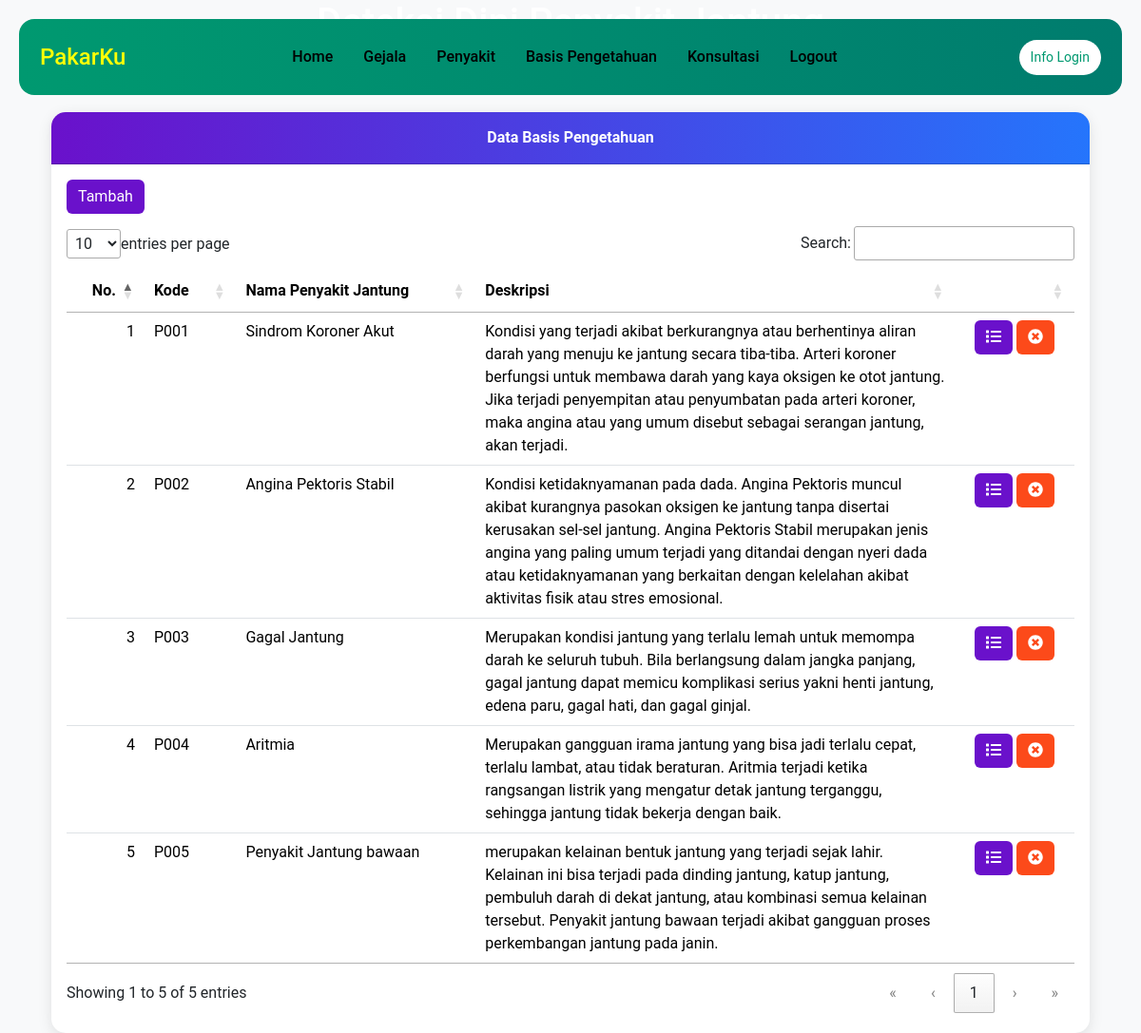
The app's page /index.php?page=aturan (signed in) with its own data.
### tables this page shows
CREATE TABLE `basis_aturan` (
  `idaturan` int(255) NOT NULL,
  `idpenyakit` int(255) NOT NULL
);

CREATE TABLE `penyakit` (
  `idpenyakit` int(255) NOT NULL,
  `kodepenyakit` varchar(30) NOT NULL,
  `nmpenyakit` varchar(50) NOT NULL,
  `keterangan` varchar(355) NOT NULL,
  `solusi` text NOT NULL
);

### tampil_aturan.php (the view, shortened to what this page needs)
<div class="container mt-3">
  <div class="card card-custom">
    <div class="card-header card-header-custom"><strong>Data Basis Pengetahuan</strong></div>
    <div class="card-body">
      <a class="btn btn-success mb-2" href="?page=aturan&action=tambah">Tambah</a>
      <table class="table table-hover" id="myTable">
        <thead>
          <tr>
            <th width="10px">No.</th>
            <th width="20px">Kode</th>
            <th width="200px">Nama Penyakit Jantung</th>
            <th width="400px">Deskripsi</th>
            <th width="100px"></th>
          </tr>
        </thead>
        <tbody>
          <?php
          $no = 1;
          $sql = "SELECT basis_aturan.idaturan,basis_aturan.idpenyakit,
                    penyakit.kodepenyakit,penyakit.nmpenyakit,penyakit.keterangan FROM basis_aturan INNER JOIN penyakit
                    ON basis_aturan.idpenyakit=penyakit.idpenyakit ORDER BY kodepenyakit ASC";
          $result = $conn->query($sql);
          while ($row = $result->fetch_assoc()) {
          ?>
            <tr>
              <td><?php echo $no++; ?></td>
              <td><?php echo $row['kodepenyakit']; ?></td>
              <td><?php echo $row['nmpenyakit']; ?></td>
              <td><?php echo $row['keterangan']; ?></td>
              <td align="center">
                <a class="btn btn-primary" href="?page=aturan&action=detail&id=<?php echo $row['idaturan']; ?>">
                  <i class="fas fa-list"></i>
                </a>
                <a onclick="return confirm('Yakin menghapus data ini ?')" class="btn btn-danger" href="?page=aturan&action=hapus&id=<?php echo $row['idaturan']; ?>">
                  <i class="fas fa-times-circle"></i>
                </a>
              </td>
            </tr>
          <?php
          }
          ?>
        </tbody>
      </table>
    </div>
  </div>
</div>

### assets/css/all.css (style rules this page uses)
.fa-list:before { content:"\f03a" }
.fa-times-circle:before { content:"\f057" }

### assets/css/style.css (style rules this page uses)
body { font-family: 'Roboto', sans-serif; background-color: #f8f9fa; }
.card-custom { border: none; border-radius: 15px; overflow: hidden; box-shadow: 0 4px 15px rgba(0, 0, 0, 0.1); transition: transform 0.3s; }
.card-header-custom { background-image: linear-gradient(to right, #6a11cb, #2575fc); color: white; padding: 15px; text-align: center; }
.btn-success { background-color: #6a11cb; border: none; }
.btn-primary { background-color: #6a11cb; border: none; }
.btn-danger { background-color: #fc4a1a; border: none; }

### records on screen
basis_aturan: idpenyakit.kodepenyakit "P001", idpenyakit.nmpenyakit "Sindrom Koroner Akut", idpenyakit.keterangan "Kondisi yang terjadi akibat berkurangnya atau berhentinya aliran darah yang menuju ke jantung secara tiba-tiba. Arteri koroner berfungsi untuk membawa darah yang kaya oksigen ke otot jantung. Jika terjadi penyempitan atau penyumbatan pada arteri koroner, maka angina atau yang umum disebut sebagai serangan jantung, akan terjadi."
basis_aturan: idpenyakit.kodepenyakit "P002", idpenyakit.nmpenyakit "Angina Pektoris Stabil", idpenyakit.keterangan "Kondisi ketidaknyamanan pada dada. Angina Pektoris muncul akibat kurangnya pasokan oksigen ke jantung tanpa disertai kerusakan sel-sel jantung. Angina Pektoris Stabil merupakan jenis angina yang paling umum terjadi yang ditandai dengan nyeri dada atau ketidaknyamanan yang berkaitan dengan kelelahan akibat aktivitas fisik atau stres emosional."
basis_aturan: idpenyakit.kodepenyakit "P003", idpenyakit.nmpenyakit "Gagal Jantung", idpenyakit.keterangan "Merupakan kondisi jantung yang terlalu lemah untuk memompa darah ke seluruh tubuh. Bila berlangsung dalam jangka panjang, gagal jantung dapat memicu komplikasi serius yakni henti jantung, edena paru, gagal hati, dan gagal ginjal."
basis_aturan: idpenyakit.kodepenyakit "P004", idpenyakit.nmpenyakit "Aritmia", idpenyakit.keterangan "Merupakan gangguan irama jantung yang bisa jadi terlalu cepat, terlalu lambat, atau tidak beraturan. Aritmia terjadi ketika rangsangan listrik yang mengatur detak jantung terganggu, sehingga jantung tidak bekerja dengan baik."
basis_aturan: idpenyakit.kodepenyakit "P005", idpenyakit.nmpenyakit "Penyakit Jantung bawaan", idpenyakit.keterangan "merupakan kelainan bentuk jantung yang terjadi sejak lahir. Kelainan ini bisa terjadi pada dinding jantung, katup jantung, pembuluh darah di dekat jantung, atau kombinasi semua kelainan tersebut. Penyakit jantung bawaan terjadi akibat gangguan proses perkembangan jantung pada janin."
